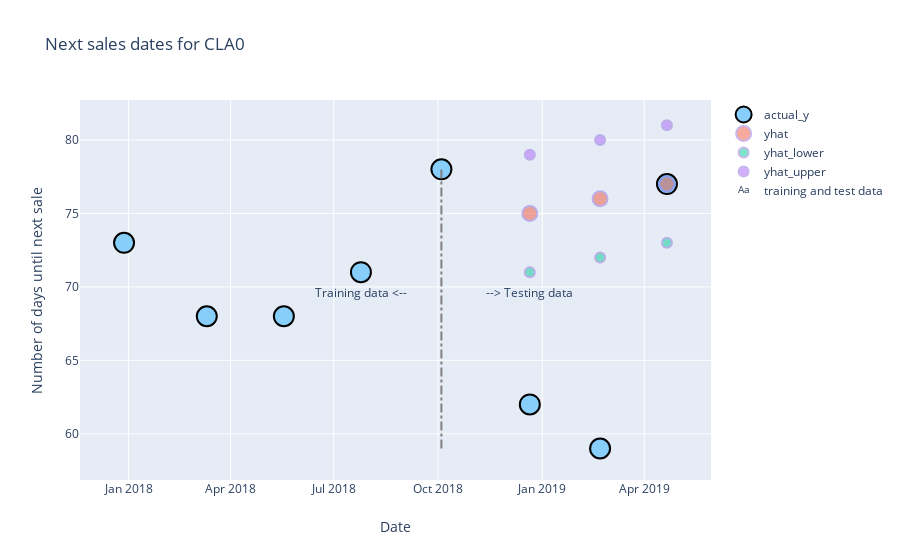

Notebook source saved alongside this figure:
### Code cell
plot_date_preds(next_sale_date_forecast,'CLA0',idx_split)

### Figure 1 — Plotly figure (JSON) as saved in the notebook; plotly's stock layout.template omitted (floating-point values rounded to 4 significant figures)
{"data": [{"marker": {"color": "LightSkyBlue", "line": {"color": "black", "width": 2}, "size": 20}, "mode": "markers", "name": "actual_y", "type": "scatter", "x": ["2017-12-28T00:00:00", "2018-03-11T00:00:00", "2018-05-18T00:00:00", "2018-07-25T00:00:00", "2018-10-04T00:00:00", "2018-12-21T00:00:00", "2019-02-21T00:00:00", "2019-04-21T00:00:00"], "y": [73, 68, 68, 71, 78, 62, 59, 77]}, {"marker": {"line": {"color": "MediumPurple", "width": 2}, "size": 15}, "mode": "markers", "name": "yhat", "opacity": 0.5, "type": "scatter", "x": ["2018-12-21T00:00:00", "2019-02-21T00:00:00", "2019-04-21T00:00:00"], "y": [75, 76, 77]}, {"marker": {"line": {"color": "MediumPurple", "width": 2}, "size": 10}, "mode": "markers", "name": "yhat_lower", "opacity": 0.5, "type": "scatter", "x": ["2018-12-21T00:00:00", "2019-02-21T00:00:00", "2019-04-21T00:00:00"], "y": [71, 72, 73]}, {"marker": {"line": {"color": "MediumPurple", "width": 2}, "size": 10}, "mode": "markers", "name": "yhat_upper", "opacity": 0.5, "type": "scatter", "x": ["2018-12-21T00:00:00", "2019-02-21T00:00:00", "2019-04-21T00:00:00"], "y": [79, 80, 81]}, {"mode": "text", "name": "training and test data", "text": ["Training data <--", "--> Testing data"], "type": "scatter", "x": ["2018-07-25T00:00:00", "2018-12-21T00:00:00"], "y": [69.5, 69.5]}], "layout": {"autosize": true, "shapes": [{"line": {"color": "grey", "dash": "dashdot", "width": 2}, "type": "line", "x0": "2018-10-04T00:00:00", "x1": "2018-10-04T00:00:00", "y0": 59, "y1": 78}], "title": {"text": "Next sales dates for CLA0"}, "xaxis": {"autorange": true, "range": ["2017-11-21 03:41:32.3077", "2019-05-27 20:18:27.6923"], "title": {"text": "Date"}, "type": "date"}, "yaxis": {"autorange": true, "range": [56.45, 82.94], "title": {"text": "Number of days until next sale"}, "type": "linear"}}}
